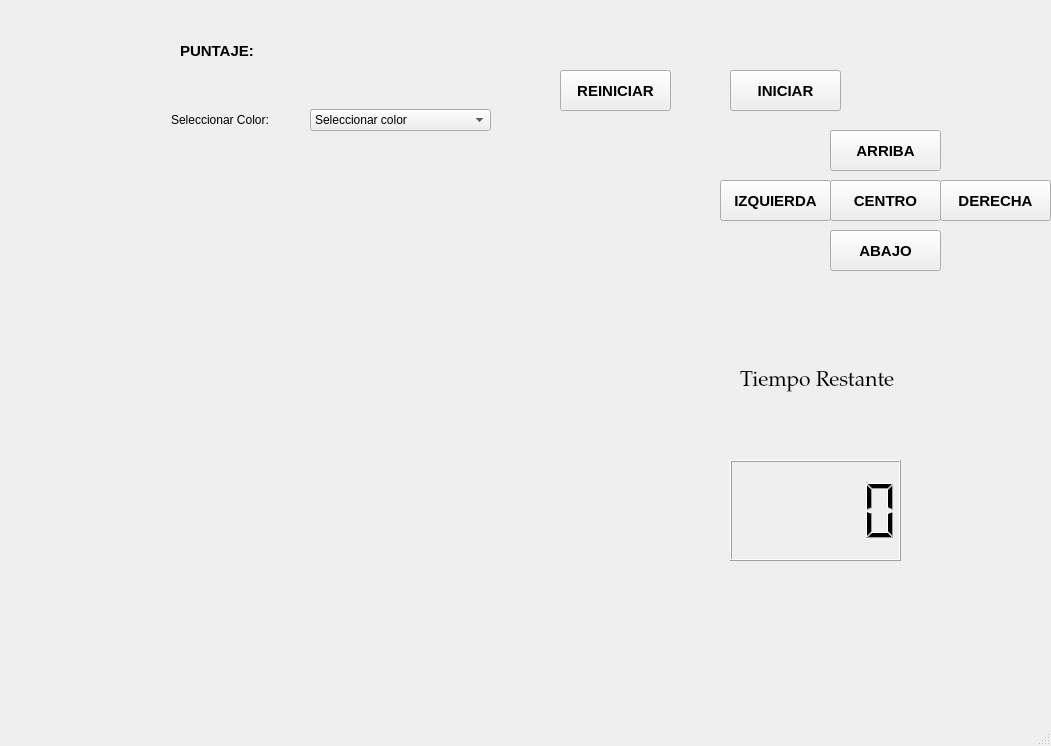
<?xml version="1.0" encoding="UTF-8"?>
<ui version="4.0">
 <class>MainWindow</class>
 <widget class="QMainWindow" name="MainWindow">
  <property name="geometry">
   <rect>
    <x>0</x>
    <y>0</y>
    <width>1051</width>
    <height>746</height>
   </rect>
  </property>
  <property name="windowTitle">
   <string>MainWindow</string>
  </property>
  <widget class="QWidget" name="centralwidget">
   <widget class="QLabel" name="label_5">
    <property name="geometry">
     <rect>
      <x>910</x>
      <y>620</y>
      <width>121</width>
      <height>71</height>
     </rect>
    </property>
    <property name="text">
     <string/>
    </property>
    <property name="pixmap">
     <pixmap resource="../../../Juego_grafica/recursos.qrc">:/Logos/Imagenes/equipo.jpeg</pixmap>
    </property>
    <property name="scaledContents">
     <bool>true</bool>
    </property>
   </widget>
   <widget class="QLabel" name="label_4">
    <property name="geometry">
     <rect>
      <x>890</x>
      <y>10</y>
      <width>121</width>
      <height>71</height>
     </rect>
    </property>
    <property name="text">
     <string/>
    </property>
    <property name="pixmap">
     <pixmap resource="../../../Juego_grafica/recursos.qrc">:/Logos/Imagenes/logo fians.jpg</pixmap>
    </property>
    <property name="scaledContents">
     <bool>true</bool>
    </property>
   </widget>
   <widget class="QLabel" name="label">
    <property name="geometry">
     <rect>
      <x>20</x>
      <y>10</y>
      <width>151</width>
      <height>71</height>
     </rect>
    </property>
    <property name="text">
     <string/>
    </property>
    <property name="pixmap">
     <pixmap resource="../../../Juego_grafica/recursos.qrc">:/Logos/Imagenes/logo uat.jpg</pixmap>
    </property>
    <property name="scaledContents">
     <bool>true</bool>
    </property>
   </widget>
   <widget class="QWidget" name="verticalLayoutWidget">
    <property name="geometry">
     <rect>
      <x>20</x>
      <y>150</y>
      <width>641</width>
      <height>521</height>
     </rect>
    </property>
    <layout class="QVBoxLayout" name="verticalLayout_7"/>
   </widget>
   <widget class="QPushButton" name="btn_action">
    <property name="geometry">
     <rect>
      <x>730</x>
      <y>70</y>
      <width>111</width>
      <height>41</height>
     </rect>
    </property>
    <property name="font">
     <font>
      <pointsize>11</pointsize>
      <weight>75</weight>
      <bold>true</bold>
     </font>
    </property>
    <property name="text">
     <string>INICIAR</string>
    </property>
   </widget>
   <widget class="QPushButton" name="btn_arriba">
    <property name="geometry">
     <rect>
      <x>830</x>
      <y>130</y>
      <width>111</width>
      <height>41</height>
     </rect>
    </property>
    <property name="font">
     <font>
      <pointsize>11</pointsize>
      <weight>75</weight>
      <bold>true</bold>
     </font>
    </property>
    <property name="text">
     <string>ARRIBA</string>
    </property>
   </widget>
   <widget class="QPushButton" name="btn_centro">
    <property name="geometry">
     <rect>
      <x>830</x>
      <y>180</y>
      <width>111</width>
      <height>41</height>
     </rect>
    </property>
    <property name="font">
     <font>
      <pointsize>11</pointsize>
      <weight>75</weight>
      <bold>true</bold>
     </font>
    </property>
    <property name="text">
     <string>CENTRO</string>
    </property>
   </widget>
   <widget class="QPushButton" name="btn_abajo">
    <property name="geometry">
     <rect>
      <x>830</x>
      <y>230</y>
      <width>111</width>
      <height>41</height>
     </rect>
    </property>
    <property name="font">
     <font>
      <pointsize>11</pointsize>
      <weight>75</weight>
      <bold>true</bold>
     </font>
    </property>
    <property name="text">
     <string>ABAJO</string>
    </property>
   </widget>
   <widget class="QPushButton" name="btn_izquierda">
    <property name="geometry">
     <rect>
      <x>720</x>
      <y>180</y>
      <width>111</width>
      <height>41</height>
     </rect>
    </property>
    <property name="font">
     <font>
      <pointsize>11</pointsize>
      <weight>75</weight>
      <bold>true</bold>
     </font>
    </property>
    <property name="text">
     <string>IZQUIERDA</string>
    </property>
   </widget>
   <widget class="QPushButton" name="btn_derecha">
    <property name="geometry">
     <rect>
      <x>940</x>
      <y>180</y>
      <width>111</width>
      <height>41</height>
     </rect>
    </property>
    <property name="font">
     <font>
      <pointsize>11</pointsize>
      <weight>75</weight>
      <bold>true</bold>
     </font>
    </property>
    <property name="text">
     <string>DERECHA</string>
    </property>
   </widget>
   <widget class="QLabel" name="label_3">
    <property name="geometry">
     <rect>
      <x>180</x>
      <y>40</y>
      <width>171</width>
      <height>21</height>
     </rect>
    </property>
    <property name="font">
     <font>
      <pointsize>11</pointsize>
      <weight>75</weight>
      <bold>true</bold>
     </font>
    </property>
    <property name="text">
     <string>PUNTAJE:</string>
    </property>
   </widget>
   <widget class="QLabel" name="puntuacion">
    <property name="geometry">
     <rect>
      <x>280</x>
      <y>30</y>
      <width>131</width>
      <height>31</height>
     </rect>
    </property>
    <property name="font">
     <font>
      <pointsize>13</pointsize>
      <weight>75</weight>
      <bold>true</bold>
     </font>
    </property>
    <property name="text">
     <string/>
    </property>
   </widget>
   <widget class="QLabel" name="label_2">
    <property name="geometry">
     <rect>
      <x>740</x>
      <y>350</y>
      <width>271</width>
      <height>61</height>
     </rect>
    </property>
    <property name="font">
     <font>
      <family>Palatino Linotype</family>
      <pointsize>16</pointsize>
      <weight>50</weight>
      <italic>false</italic>
      <bold>false</bold>
     </font>
    </property>
    <property name="text">
     <string>Tiempo Restante</string>
    </property>
   </widget>
   <widget class="QWidget" name="colorPicker">
    <property name="geometry">
     <rect>
      <x>310</x>
      <y>100</y>
      <width>181</width>
      <height>41</height>
     </rect>
    </property>
    <layout class="QHBoxLayout" name="horizontalLayout">
     <item>
      <widget class="QComboBox" name="combo_color">
       <property name="editable">
        <bool>false</bool>
       </property>
       <item>
        <property name="text">
         <string>Seleccionar color</string>
        </property>
       </item>
       <item>
        <property name="text">
         <string>Rojo</string>
        </property>
       </item>
       <item>
        <property name="text">
         <string>Verde</string>
        </property>
       </item>
       <item>
        <property name="text">
         <string>Azul</string>
        </property>
       </item>
      </widget>
     </item>
    </layout>
   </widget>
   <widget class="QLCDNumber" name="contadorLCD">
    <property name="geometry">
     <rect>
      <x>730</x>
      <y>460</y>
      <width>171</width>
      <height>101</height>
     </rect>
    </property>
   </widget>
   <widget class="QLabel" name="label_color">
    <property name="geometry">
     <rect>
      <x>171</x>
      <y>100</y>
      <width>191</width>
      <height>39</height>
     </rect>
    </property>
    <property name="text">
     <string>Seleccionar Color:</string>
    </property>
   </widget>
   <widget class="QPushButton" name="btn_reiniciar">
    <property name="geometry">
     <rect>
      <x>560</x>
      <y>70</y>
      <width>111</width>
      <height>41</height>
     </rect>
    </property>
    <property name="font">
     <font>
      <pointsize>11</pointsize>
      <weight>75</weight>
      <bold>true</bold>
     </font>
    </property>
    <property name="text">
     <string>REINICIAR</string>
    </property>
   </widget>
  </widget>
  <widget class="QMenuBar" name="menubar">
   <property name="geometry">
    <rect>
     <x>0</x>
     <y>0</y>
     <width>1051</width>
     <height>21</height>
    </rect>
   </property>
  </widget>
  <widget class="QStatusBar" name="statusbar"/>
 </widget>
 <resources>
  <include location="recursos.qrc"/>
  <include location="../../../Juego_grafica/recursos.qrc"/>
 </resources>
 <connections/>
</ui>
